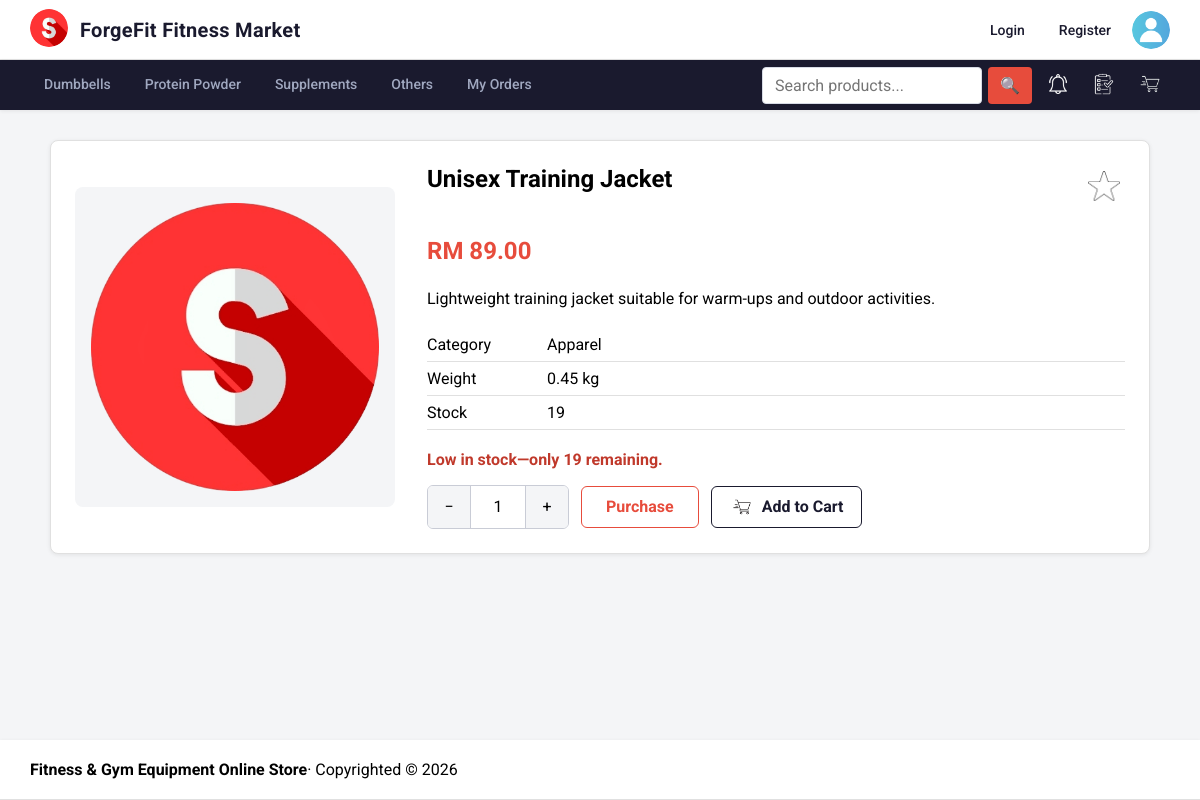
The page /product/product.php?id=24 on the database its author committed.
### tables this page shows
CREATE TABLE IF NOT EXISTS `product` (
    `product_id` INT AUTO_INCREMENT PRIMARY KEY,
    `category_id` INT NOT NULL,
    `product_name` VARCHAR(150) NOT NULL,
    `price` DECIMAL(10,2) NOT NULL,
    `weight` DECIMAL(8,2) NOT NULL DEFAULT 0.00,
    `description` TEXT NULL,
    `stock` INT NOT NULL DEFAULT 0,
    `availability` BOOLEAN NOT NULL DEFAULT TRUE,
    `created_at` TIMESTAMP DEFAULT CURRENT_TIMESTAMP,
    `updated_at` TIMESTAMP DEFAULT CURRENT_TIMESTAMP ON UPDATE CURRENT_TIMESTAMP,
    FOREIGN KEY (`category_id`) REFERENCES `category`(`category_id`) ON DELETE RESTRICT
);

CREATE TABLE IF NOT EXISTS `category` (
    `category_id` INT AUTO_INCREMENT PRIMARY KEY,
    `name` VARCHAR(100) NOT NULL UNIQUE
);

### app/product/product.php (the view, shortened to what this page needs)
<?php
require '../_base.php';
$id = filter_var($_GET['id'] ?? null, FILTER_VALIDATE_INT);
$product = null;
if ($id) {
    $stmt = $_db->prepare(
        'SELECT p.product_id,
                p.category_id,
                p.product_name,
                p.price,
                p.weight,
                p.description,
                p.stock,
                p.availability,
                c.name AS category_name
         FROM product AS p
         LEFT JOIN category AS c ON c.category_id = p.category_id
         WHERE p.product_id = ?'
    );
    $stmt->execute([$id]);
    $product = $stmt->fetch();
}
$isWishlisted = false;
$hasStockReminder = false;
$productImages = [];
if ($product) {
    $imagesStmt = $_db->prepare(
        'SELECT product_imageid FROM product_image WHERE product_id = ? ORDER BY product_imageid'
    );
    $imagesStmt->execute([$product->product_id]);
    $productImages = array_column($imagesStmt->fetchAll(), 'product_imageid');
}
$mainImage = $productImages ? '/photos/' . htmlspecialchars($productImages[0]) : '/images/sport.png';
$isBlocked = !$product || !$product->availability;
include '../_head.php';
?>
<?php if ($product && !$isBlocked): ?>
    <article class="product-detail">
        <div class="product-detail-gallery">
            <div class="product-detail-main">
                <img id="product-main-image" src="<?= $mainImage ?>" alt="<?= htmlspecialchars($product->product_name) ?>">
            </div>
        </div>
        <section class="product-detail-content">
            <div class="product-detail-title">
                <h2><?= htmlspecialchars($product->product_name) ?></h2>
                <button
                    class="favourite-button"
                    type="button"
                    data-favourite-star
                    data-login-required
                    data-product-id="<?= htmlspecialchars($product->product_id) ?>"
                    aria-pressed="<?= $isWishlisted ? 'true' : 'false' ?>"
                    aria-label="<?= $isWishlisted ? 'Remove' : 'Add' ?> <?= htmlspecialchars($product->product_name) ?> <?= $isWishlisted ? 'from' : 'to' ?> wishlist"
                >
                    <img src="/images/<?= $isWishlisted ? 'yellowstar.png' : 'emptystar.png' ?>" alt="">
                </button>
            </div>
            <p class="product-detail-price">RM <?= htmlspecialchars($product->price) ?></p>
            <p><?= htmlspecialchars($product->description) ?></p>
            <dl class="product-details-list">
                <div>
                    <dt>Category</dt>
                    <dd><?= htmlspecialchars($product->category_name ?? 'Unknown') ?></dd>
                </div>
                <div>
                    <dt>Weight</dt>
                    <dd><?= htmlspecialchars($product->weight) ?> kg</dd>
                </div>
                <div>
                    <dt>Stock</dt>
                    <dd><?= htmlspecialchars($product->stock) ?></dd>
                </div>
            </dl>
            <?php if ($product->stock > 0 && $product->stock < 30): ?>
                <p class="low-stock">Low in stock—only <?= htmlspecialchars($product->stock) ?> remaining.</p>
            <?php elseif ($product->stock < 1): ?>
                <p class="out-of-stock">Out of stock.</p>
            <?php endif; ?>
            <?php if ($product->stock < 1): ?>
                <button
                    type="button"
                    id="stock-reminder-button"
                    class="remind-me-button<?= $hasStockReminder ? ' remind-me-button--requested' : '' ?>"
                    data-login-required
                    data-product-id="<?= htmlspecialchars($product->product_id) ?>"
                    aria-pressed="<?= $hasStockReminder ? 'true' : 'false' ?>"
                >
                    <?= $hasStockReminder ? 'Cancel Reminder' : 'Notify Me' ?>
                </button>
            <?php else: ?>
                <form
                    class="purchase-controls"
                    method="post"
                    action="/cart/cart-add.php"
                    data-quantity-control
                    data-stock="<?= htmlspecialchars($product->stock) ?>"
                >
                    <div class="quantity-box" aria-label="Product quantity">
                        <button type="button" data-quantity-minus aria-label="Decrease quantity">−</button>
                        <input
                            type="number"
                            name="quantity"
                            value="1"
                            min="1"
                            max="<?= htmlspecialchars($product->stock) ?>"
                            aria-label="Quantity"
                            readonly
                        >
                        <button type="button" data-quantity-plus aria-label="Increase quantity">+</button>
                    </div>
                    <button class="purchase-button" type="submit" formaction="/cart/checkout.php" formmethod="get" data-login-required>
                        Purchase
                    </button>
                    <button class="add-cart-button" type="submit" data-login-required>
                        <img src="/images/cart.png" alt="">
                        <span>Add to Cart</span>
                    </button>
                </form>
            <?php endif; ?>
        </section>
    </article>
<?php endif; ?>
<?php include '../_foot.php'; ?>

### app/css/app.css (style rules this page uses)
body, input, button, textarea, select { font: 16px 'Roboto', sans-serif; }
body { margin: 0; min-height: 100vh; display: grid; grid-template-rows: auto auto 1fr auto; grid-template-columns: 1fr; background: #f4f5f7; }
.product-detail { padding: 24px; display: grid; grid-template-columns: minmax(220px, 320px) 1fr; gap: 32px; background: #ffffff; border: 1px solid #e0e0e0; border-radius: 8px; box-shadow: 0 1px 4px rgba(0, 0, 0, 0.08); }
.product-detail-gallery { align-self: center; }
.product-detail-main { padding: 16px; box-sizing: border-box; background: #f4f5f7; border-radius: 8px; }
.product-detail-main > img { display: block; width: 100%; height: 288px; object-fit: contain; }
.product-detail-title { display: flex; align-items: flex-start; justify-content: space-between; gap: 16px; }
.product-detail-content h2 { margin-top: 0; }
.favourite-button { width: 42px; height: 42px; padding: 5px; flex: 0 0 auto; border: 0; background: transparent; cursor: pointer; }
.favourite-button img { width: 100%; height: 100%; object-fit: contain; }
.product-detail-price { color: #e74c3c; font-size: 24px; font-weight: 700; }
.product-details-list { margin: 20px 0; }
.product-details-list div { padding: 7px 0; display: grid; grid-template-columns: 120px 1fr; border-bottom: 1px solid #e0e0e0; }
.product-details-list dt { font-weight: 400; }
.product-details-list dd { margin: 0; }
.low-stock, .out-of-stock, .quantity-warning { color: #c0392b; font-weight: 700; }
.purchase-controls, .quantity-box { display: flex; align-items: center; }
.purchase-controls { gap: 12px; }
.quantity-box { border: 1px solid #c9ccd6; border-radius: 6px; overflow: hidden; }
.quantity-box button, .quantity-box input, .purchase-button { height: 42px; border: 0; font: inherit; }
.quantity-box button { width: 42px; background: #f4f5f7; cursor: pointer; }
.quantity-box input { width: 54px; padding: 0; text-align: center; appearance: textfield; border-right: 1px solid #c9ccd6; border-left: 1px solid #c9ccd6; }
.purchase-button { padding: 0 24px; border: 1px solid #e74c3c; border-radius: 6px; color: #e74c3c; background: transparent; font-weight: 700; cursor: pointer; transition: background 0.2s ease, color 0.2s ease; }
.add-cart-button { height: 42px; display: inline-flex; align-items: center; gap: 8px; padding: 0 18px; border: 1px solid #1a1a2e; border-radius: 6px; color: #1a1a2e; background: transparent; font: inherit; font-weight: 700; cursor: pointer; transition: background 0.2s ease, color 0.2s ease; }
.add-cart-button img { width: 24px; height: 24px; object-fit: contain; filter: invert(1); transition: filter 0.2s ease; }

### rows shown on the page
product: product_name "Unisex Training Jacket", price "89.00", description "Lightweight training jacket suitable for warm-ups and outdoor activities.", category.name "Apparel", weight "0.45", stock "19"
